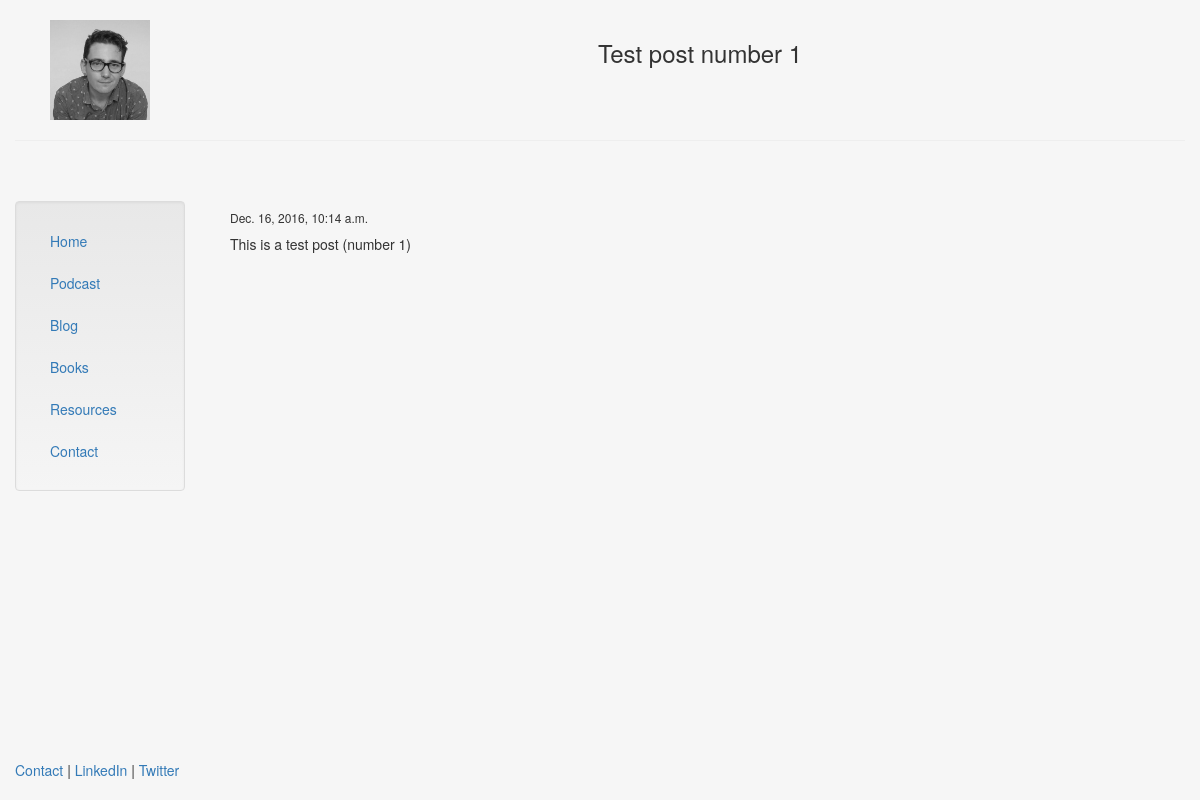
The page /blog/1 on the database its author committed.
### blog/models.py (models this page shows, shortened)
class Post(models.Model):
    title =  models.CharField(max_length=140)
    body = models.TextField()
    date = models.DateTimeField()

### blog/templates/blog/post.html (shortened to what this page needs)
{% extends "homepage/basic.html" %}
{% block headline %}
  {{post.title}}
{% endblock %}
{% block content %}
  <h6>{{post.date}}</h6>
  {{post.body|safe|linebreaks}}
{% endblock %}

### homepage/templates/homepage/basic.html (style rules this page uses)
html, body { height:100% }

### rows shown on the page
Post: title "Test post number 1", date "Dec. 16, 2016, 10:14 a.m.", body "This is a test post (number 1)"
